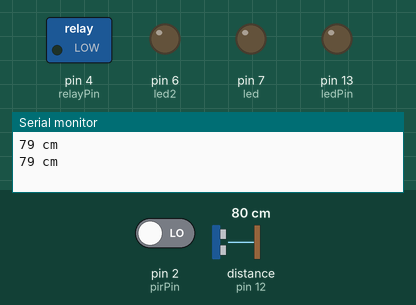
A sketch run on a simulated Arduino Uno, built with avr-gcc and run on an emulated ATmega328P. On the bench: switched loads named in the sketch (green lamp = pin HIGH), output pins drawn as LEDs (lit = HIGH), the last lines printed to the serial monitor. Wiring (inferred from the names in the program): ultrasonic range finder: trigger pin 11; echo pin 12. Inputs (shaded band) come from the test bench; at power-on: distance to the obstacle (sensor on pin 12) 80 cm, pin 2 (pirPin) LOW. The echo pulse lasts 58.3 µs per cm; pins used as bus, display or sensor lines are not drawn.

Above: at 1.2 s.
1.3 s: distance to the obstacle (sensor on pin 12) set to 55 cm
2.8 s: distance to the obstacle (sensor on pin 12) set to 48 cm
At 3.3 s:
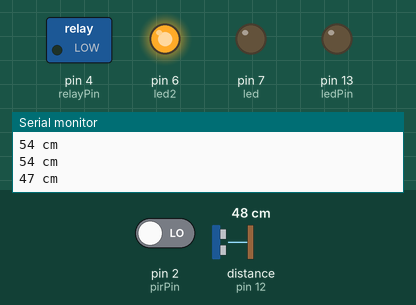
4.5 s: pin 2 (pirPin) driven HIGH
At 5.6 s:
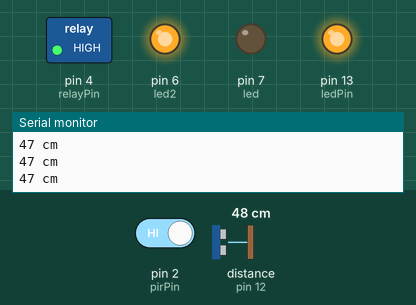
6.0 s: distance to the obstacle (sensor on pin 12) set to 250 cm
At 7.2 s:
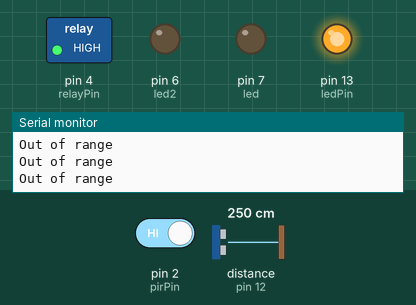
7.5 s: distance to the obstacle (sensor on pin 12) set to 2 cm
At 7.9 s:
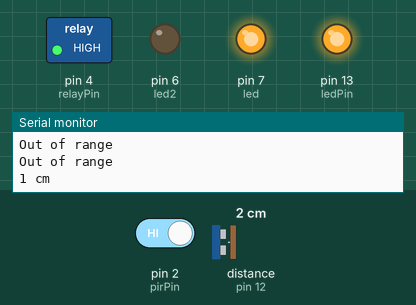
9.0 s: distance to the obstacle (sensor on pin 12) set to 9 cm
10.5 s: distance to the obstacle (sensor on pin 12) set to 12 cm
At 11.4 s:
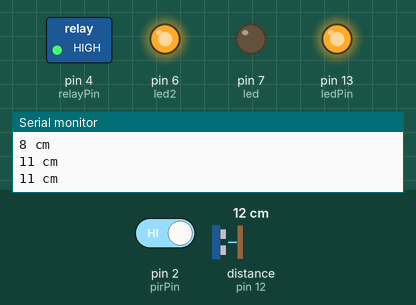
Timing chart, 0 to 13.0 s (numbered marks = the images above; inputs shaded):
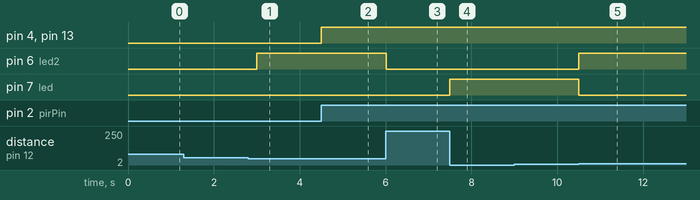

The sketch:

Ultrasonic_LED_PIR_Relay_20200313.ino
```cpp
//Cheng Shao 2020
//Ultrasonic code that works pretty well without any external libraries
//Combined with PIR sensor for some testing, using non-blocking structure

#define trigPin 11
#define echoPin 12
#define led 7
#define led2 6
#define led3 5

#define ledPin 13
#define pirPin 2
#define relayPin 4

unsigned long previousMillis = 0;
const long interval = 500;
unsigned long previousMillisPIR = 0;
const long intervalPIR = 5000;

void setup() {
  Serial.begin (9600);
  pinMode(trigPin, OUTPUT);
  pinMode(echoPin, INPUT);
  pinMode(led, OUTPUT);
  pinMode(led2, OUTPUT);
  pinMode(pirPin, INPUT);
  pinMode(ledPin, OUTPUT);
  pinMode(relayPin, OUTPUT);
}

void loop() {

//setting up the non-blocking code and making it slightly more robust
  unsigned long currentMillis = millis();
  if (currentMillis - previousMillis >= interval) {
    previousMillis = currentMillis;

 //This is Ultrasonic sensor stuff, not sure how it works
  long duration, distance;
  digitalWrite(trigPin, LOW);  // Added this line
  delayMicroseconds(2); // Added this line
  digitalWrite(trigPin, HIGH);
//  delayMicroseconds(1000); - Removed this line
  delayMicroseconds(10); // Added this line
  digitalWrite(trigPin, LOW);
  duration = pulseIn(echoPin, HIGH);
  distance = (duration/2) / 29.1;


  //currently setup to turn on 1 out of 3 LED based on distance

  //less than 10cm turn on this one and turn off the other 2
  if (distance < 10) {  // This is where the LED On/Off happens
    digitalWrite(led,HIGH); // When the Red condition is met, the Green LED should turn off
    digitalWrite(led2,LOW);
    digitalWrite(led3, LOW);
  }

  //less than 200, but more than 50, turn on the 2nd LED
  else if (distance >50) {
    digitalWrite(led,LOW);
    digitalWrite(led2,LOW);
    digitalWrite(led3, HIGH);
  }

  //more than 200/out of bounds, turn on the 3rd one
  else {
    digitalWrite(led,LOW);
    digitalWrite(led2,HIGH);
    digitalWrite(led3, LOW);

  }

  //setting a out of bounds range
  if (distance >= 200 || distance <= 0){
    Serial.println("Out of range");
  }
  else {
    Serial.print(distance);
    Serial.println(" cm");
  }
  }

  //PIR stuff same as PIR_and_RelayLights_20200313
  int sensorValue = digitalRead(pirPin);
    if(sensorValue==1) {
      digitalWrite(ledPin,HIGH);
      digitalWrite(relayPin,HIGH);
      previousMillisPIR = currentMillis;

    }
    else if(currentMillis - previousMillisPIR >= intervalPIR) {

      digitalWrite(ledPin,LOW);
      digitalWrite(relayPin,LOW);
    }
  //}

}
```

Measured:
- the behaviour switches between 52 and 51 cm on distance to the obstacle (sensor on pin 12) (found by bisection; images 0 and 1)
- the behaviour switches between 10 and 11 cm on distance to the obstacle (sensor on pin 12) (found by bisection; images 4 and 5)
- after the input at 2.8 s, pin 6 (led2): LOW → HIGH after 0.20 s
- after the input at 4.5 s, pin 4 (relayPin), pin 13 (ledPin): LOW → HIGH at once
- after the input at 6.0 s, pin 6 (led2): HIGH → LOW at once
- after the input at 7.5 s, pin 7 (led): LOW → HIGH at once
- after the input at 10.5 s, pin 6 (led2): LOW → HIGH at once; pin 7 (led): HIGH → LOW at once
